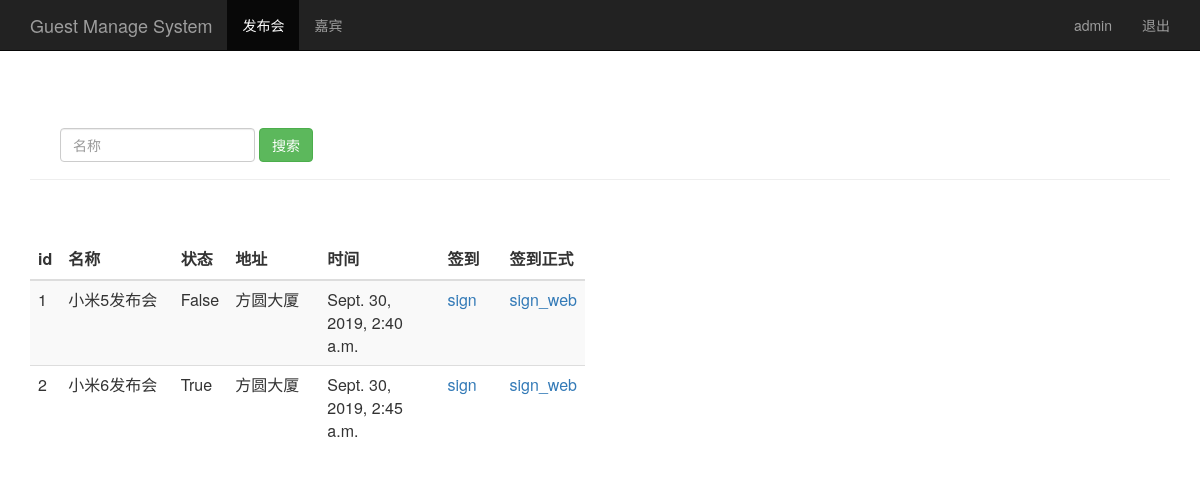
The page /event_manage/ (signed in) on the database its author committed.
### sign/models.py (models this page shows, shortened)
class Event(models.Model):
    name = models.CharField(max_length=100)  #发布会标题
    limit = models.IntegerField()       #参加人数
    status = models.BooleanField()      #状态
    address = models.CharField(max_length=200)   #地址
    start_time = models.DateTimeField('events time')  #发布会时间
    create_time = models.DateTimeField('auto_now=True')  #创建时间(自动获取当前时间)

### sign/views.py (the view)
# urls.py: url(r'^event_manage/$',views.event_manage),
@login_required
def event_manage(request):
    event_list = Event.objects.all()
    username = request.session.get('user','')  #读取浏览器session
    return render(request,"event_manage.html",{"user":username,"events":event_list})

### sign/templates/event_manage.html (shortened to what this page needs)
<html lang="zh-CN">
  <head>
      {% load bootstrap3 %}
      {% bootstrap_css %}
  </head>
<html role="document">
    <nav class="navbar navbar-inverse navbar-fixed-top">
      <div class="container">
        <div class="navbar-header">
          <a class="navbar-brand" href="/event_manage/">Guest Manage System</a>
        </div>
        <div id="navbar" class="collapse navbar-collapse">
          <ul class="nav navbar-nav">
            <li class="active"><a href="#">发布会</a></li>
            <li><a href="/guest_manage/">嘉宾</a></li>
          </ul>
          <ul class="nav navbar-nav navbar-right">
           <li><a href="#">{{user}}</a></li>
           <li><a href="/logout/">退出</a></li>
         </ul>
        </div>
      </div>
    </nav>
    <body class="container theme-showcase" role="main">
      <div class="page-header" style="padding-top:80px; ">
        <div id="navbar" class="navbar-collapse collapse">
          <form class="navbar-form" method="get" action="/search_name/">
            <div class="form-group">
              <input name="name" type="text" placeholder="名称" class="form-control">
            </div>
            <button type="submit" class="btn btn-success">搜索</button>
          </form>
        </div>
      </div>
      <div class="row" style="padding-top:40px; ">
        <div class="col-md-6">
          <table class="table table-striped">
            <thead>
              <tr>
                <th>id</th>
                <th style="width: 70px;">名称</th>
                <th>状态</th>
                <th>地址</th>
                <th>时间</th>
                <th style="width: 70px;">签到</th>
                <th>签到正式</th>
              </tr>
            </thead>
            <tbody>
              {% for event in events %}
                <tr>
                  <td>{{ event.id }}</td>
                  <td style="width: 150px;">{{ event.name }}</td>
                  <td>{{ event.status }}</td>
                  <td style="width: 120px;">{{ event.address }}</td>
                  <td style="width: 150px;">{{ event.start_time }}</td>
                  <td><a href="/sign_index/{{ event.id }}/"  target="{{ event.id }}_blank">sign</a></td>
                  <td><a href="/sign_index2/{{ event.id }}/"  target="{{ event.id }}_blank">sign_web</a></td>
                </tr>
             {% endfor %}
            </tbody>
          </table>
        </div>
      </div>
    </body>
</html>

### rows shown on the page
Event: id "1", name "小米5发布会", status "False", address "方圆大厦", start_time "Sept. 30, 2019, 2:40 a.m."
Event: id "2", name "小米6发布会", status "True", address "方圆大厦", start_time "Sept. 30, 2019, 2:45 a.m."

### other values the page prints
{{ user }} "admin"
